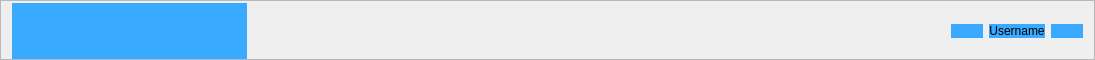
     <widget class="QFrame" name="frame">
      <property name="minimumSize">
       <size>
        <width>0</width>
        <height>60</height>
       </size>
      </property>
      <property name="maximumSize">
       <size>
        <width>16777215</width>
        <height>60</height>
       </size>
      </property>
      <property name="styleSheet">
       <string notr="true">background-color: #39AAFF;

QPushButton {
	background: #39AAFF;
}</string>
      </property>
      <property name="frameShape">
       <enum>QFrame::StyledPanel</enum>
      </property>
      <property name="frameShadow">
       <enum>QFrame::Raised</enum>
      </property>
      <layout class="QHBoxLayout" name="horizontalLayout_2">
       <property name="topMargin">
        <number>2</number>
       </property>
       <property name="rightMargin">
        <number>11</number>
       </property>
       <property name="bottomMargin">
        <number>0</number>
       </property>
       <item>
        <widget class="QPushButton" name="menuBtn">
         <property name="minimumSize">
          <size>
           <width>235</width>
           <height>50</height>
          </size>
         </property>
         <property name="maximumSize">
          <size>
           <width>16777215</width>
           <height>200</height>
          </size>
         </property>
         <property name="autoFillBackground">
          <bool>false</bool>
         </property>
         <property name="styleSheet">
          <string notr="true">QPushButton {
	background-color:#39AAFF;
	border-radius: 0px;
	color: #000000;

}

QPushButton: hover {
	background-color: white;
	color: white;

}</string>
         </property>
         <property name="text">
          <string/>
         </property>
         <property name="icon">
          <iconset resource="images.qrc">
           <normaloff>:/menu.png</normaloff>:/menu.png</iconset>
         </property>
         <property name="iconSize">
          <size>
           <width>35</width>
           <height>35</height>
          </size>
         </property>
        </widget>
       </item>
       <item>
        <spacer name="horizontalSpacer">
         <property name="orientation">
          <enum>Qt::Horizontal</enum>
         </property>
         <property name="sizeHint" stdset="0">
          <size>
           <width>698</width>
           <height>13</height>
          </size>
         </property>
        </spacer>
       </item>
       <item>
        <widget class="QPushButton" name="notifBtn">
         <property name="styleSheet">
          <string notr="true">QPushButton {
	background-color:#39AAFF;
	border-radius: 0px;
	color: #000000;

}</string>
         </property>
         <property name="text">
          <string/>
         </property>
         <property name="icon">
          <iconset resource="images.qrc">
           <normaloff>:/bell.png</normaloff>:/bell.png</iconset>
         </property>
         <property name="iconSize">
          <size>
           <width>30</width>
           <height>30</height>
          </size>
         </property>
        </widget>
       </item>
       <item>
        <widget class="QPushButton" name="profBtn">
         <property name="styleSheet">
          <string notr="true">QPushButton {
	background-color:#39AAFF;
	border-radius: 0px;
	color: #000000;

}</string>
         </property>
         <property name="text">
          <string>Username</string>
         </property>
         <property name="icon">
          <iconset resource="images.qrc">
           <normaloff>:/profile-user.png</normaloff>:/profile-user.png</iconset>
         </property>
         <property name="iconSize">
          <size>
           <width>30</width>
           <height>30</height>
          </size>
         </property>
        </widget>
       </item>
       <item>
        <widget class="QPushButton" name="logoutBtn">
         <property name="styleSheet">
          <string notr="true">QPushButton {
	background-color:#39AAFF;
	border-radius: 0px;
	color: #000000;

}</string>
         </property>
         <property name="text">
          <string/>
         </property>
         <property name="icon">
          <iconset resource="images.qrc">
           <normaloff>:/logout.png</normaloff>:/logout.png</iconset>
         </property>
         <property name="iconSize">
          <size>
           <width>30</width>
           <height>30</height>
          </size>
         </property>
        </widget>
       </item>
      </layout>
     </widget>
